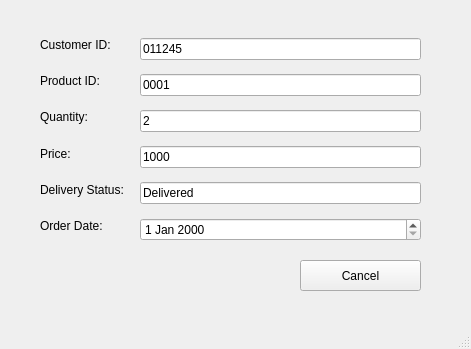
<?xml version="1.0" encoding="UTF-8"?>
<ui version="4.0">
 <class>MainWindow</class>
 <widget class="QMainWindow" name="MainWindow">
  <property name="geometry">
   <rect>
    <x>0</x>
    <y>0</y>
    <width>471</width>
    <height>349</height>
   </rect>
  </property>
  <property name="windowTitle">
   <string>MainWindow</string>
  </property>
  <widget class="QWidget" name="centralwidget">
   <widget class="QWidget" name="layoutWidget">
    <property name="geometry">
     <rect>
      <x>140</x>
      <y>30</y>
      <width>281</width>
      <height>221</height>
     </rect>
    </property>
    <layout class="QVBoxLayout" name="verticalLayout">
     <item>
      <widget class="QLineEdit" name="titleLineedit">
       <property name="text">
        <string>011245</string>
       </property>
      </widget>
     </item>
     <item>
      <widget class="QLineEdit" name="lineEdit">
       <property name="text">
        <string>0001</string>
       </property>
      </widget>
     </item>
     <item>
      <widget class="QLineEdit" name="lineEdit_3">
       <property name="text">
        <string>2</string>
       </property>
      </widget>
     </item>
     <item>
      <widget class="QLineEdit" name="lineEdit_2">
       <property name="text">
        <string>1000</string>
       </property>
      </widget>
     </item>
     <item>
      <widget class="QLineEdit" name="lineEdit_4">
       <property name="text">
        <string>Delivered</string>
       </property>
      </widget>
     </item>
     <item>
      <widget class="QDateEdit" name="dateEdit"/>
     </item>
    </layout>
   </widget>
   <widget class="QWidget" name="layoutWidget">
    <property name="geometry">
     <rect>
      <x>40</x>
      <y>30</y>
      <width>92</width>
      <height>211</height>
     </rect>
    </property>
    <layout class="QVBoxLayout" name="verticalLayout_2">
     <item>
      <widget class="QLabel" name="label">
       <property name="text">
        <string>Customer ID:</string>
       </property>
      </widget>
     </item>
     <item>
      <widget class="QLabel" name="label_2">
       <property name="text">
        <string>Product ID:</string>
       </property>
      </widget>
     </item>
     <item>
      <widget class="QLabel" name="label_5">
       <property name="text">
        <string>Quantity:</string>
       </property>
      </widget>
     </item>
     <item>
      <widget class="QLabel" name="label_4">
       <property name="text">
        <string>Price:</string>
       </property>
      </widget>
     </item>
     <item>
      <widget class="QLabel" name="label_6">
       <property name="text">
        <string>Delivery Status:</string>
       </property>
      </widget>
     </item>
     <item>
      <widget class="QLabel" name="label_7">
       <property name="text">
        <string>Order Date:</string>
       </property>
      </widget>
     </item>
    </layout>
   </widget>
   <widget class="QPushButton" name="viewButton_5">
    <property name="geometry">
     <rect>
      <x>300</x>
      <y>260</y>
      <width>121</width>
      <height>31</height>
     </rect>
    </property>
    <property name="text">
     <string>Cancel</string>
    </property>
   </widget>
  </widget>
  <widget class="QMenuBar" name="menubar">
   <property name="geometry">
    <rect>
     <x>0</x>
     <y>0</y>
     <width>471</width>
     <height>26</height>
    </rect>
   </property>
  </widget>
  <widget class="QStatusBar" name="statusbar"/>
 </widget>
 <resources/>
 <connections/>
</ui>
